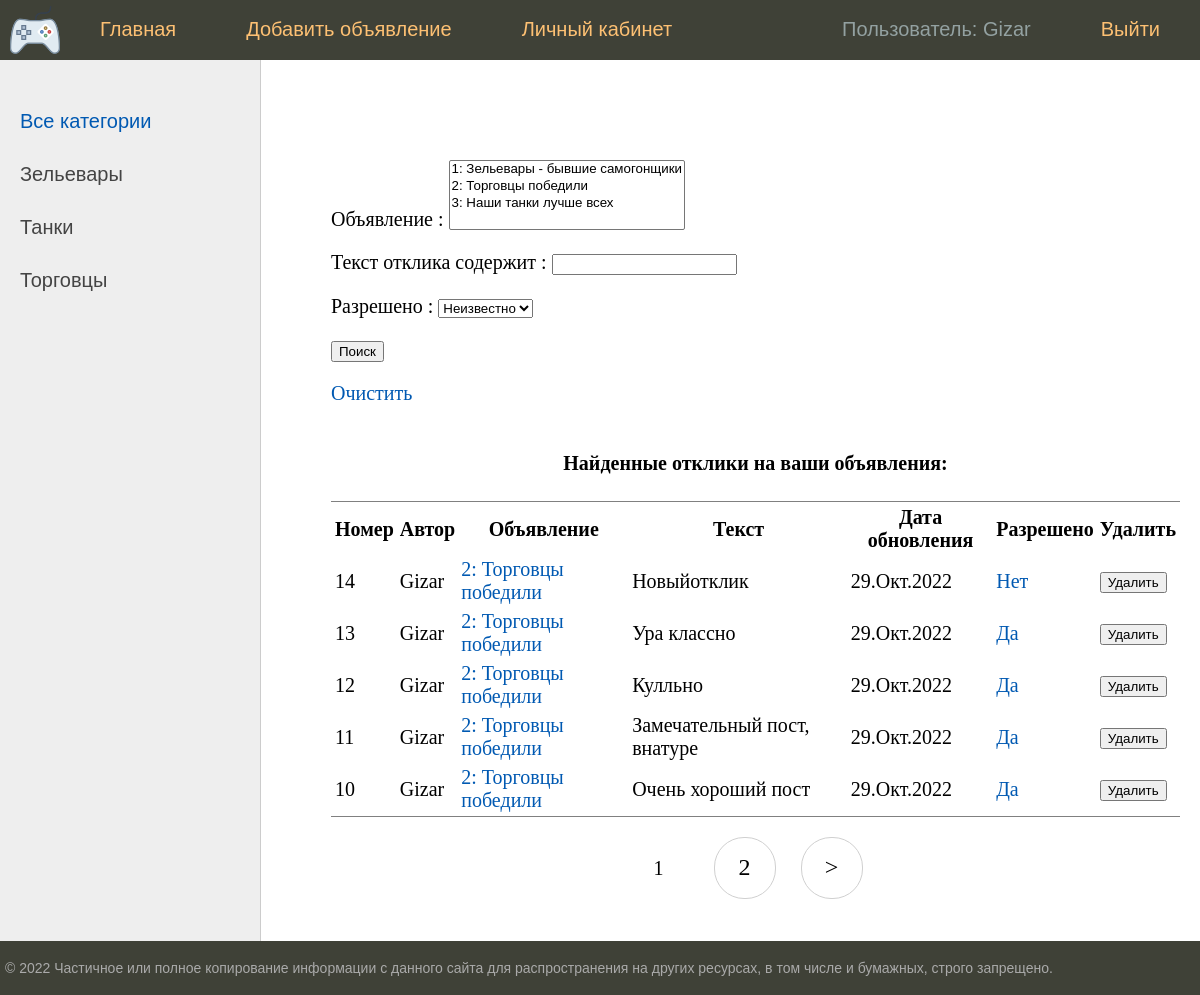
The page /lk/ (signed in) on the database its author committed.
### bboard/models.py (models this page shows, shortened)
class User(AbstractUser):
    email = models.EmailField(
        "email address",
        unique=True
    )
    email_verify = models.BooleanField(default=False)
    USERNAME_FIELD = "email"
    REQUIRED_FIELDS = ["username"]
    def __str__(self):
        return f'{self.username}'
    class Meta:
        verbose_name = 'Пользователь'
        verbose_name_plural = 'Пользователи'

class Category(models.Model):
    name = models.CharField(
        max_length=64,
        unique=True,
        verbose_name='Категория',
        help_text='Имя категории длинной не более 64 символов ',
    )
    slug = models.SlugField(max_length=255, unique=True, db_index=True, verbose_name="URL")
    def get_absolute_url(self):
        return reverse('category', kwargs={'cat_slug': self.slug})
    class Meta:
        verbose_name = 'Категория'
        verbose_name_plural = 'Категории'

class Reply(models.Model):
    user = models.ForeignKey('User', on_delete=models.CASCADE, verbose_name="Пользователь")
    post = models.ForeignKey('Post', on_delete=models.CASCADE, verbose_name="Пост")
    time_create = models.DateTimeField(auto_now_add=True)
    time_update = models.DateTimeField(auto_now=True)
    text = models.TextField(blank=True, verbose_name="Текс")
    is_approved = models.BooleanField(default=False, verbose_name="Разрешено")
    class Meta:
        verbose_name = 'Отклик'
        verbose_name_plural = 'Отклики'

class Post(models.Model):
    title = models.CharField(max_length=255, verbose_name="Заголовок")
    content = RichTextUploadingField(blank=True, default='', verbose_name="Текст")
    category = models.ForeignKey('Category', on_delete=models.PROTECT, verbose_name="Категория")
    user = models.ForeignKey('User', on_delete=models.CASCADE, verbose_name="Пользователь")
    photo = models.ImageField(upload_to="photos/%Y/%m/%d/", verbose_name="Фото заголовка", blank=True, null=True)
    time_create = models.DateTimeField(auto_now_add=True)
    time_update = models.DateTimeField(auto_now=True)
    is_created = models.BooleanField(default=True)
    slug = models.SlugField(max_length=255, unique=True, db_index=True, verbose_name="URL")
    is_published = models.BooleanField(default=True, verbose_name="Опубликовать")
    def __str__(self):
        return f"{self.id}: {self.title}"
    def get_absolute_url(self):
        return reverse('post', kwargs={'slug': self.slug})
    class Meta:
        verbose_name = 'Объявление'
        verbose_name_plural = 'Объявления'

### bboard/views.py (the view)
# urls.py: path('lk/', RepliesListSearchView.as_view(), name='replies_list_search'),
class RepliesListSearchView(DataMixin, ListView):
    model = Reply
    ordering = '-time_create'
    template_name = 'replies_search.html'
    context_object_name = 'finded_replies'
    paginate_by = 5
    def get_queryset(self):
        queryset = super().get_queryset()
        queryset = queryset.filter(post__user=self.request.user)
        self.filterset = PostFilter(self.request.GET, queryset)
        return self.filterset.qs
    def get_context_data(self, **kwargs):
        context = super().get_context_data()
        context['filterset'] = self.filterset
        c_def = self.get_user_context(title="Поиск откликов:")
        context = dict(list(context.items()) + list(c_def.items()))
        return context

### bboard/utils.py (called while the page is built)
    def get_user_context(self, **kwargs):
        context = kwargs
        categories = Category.objects.annotate(Count('post'))
        user_menu = menu.copy()
        if not self.request.user.is_authenticated:
            for i in range(3):
                user_menu.pop(1)
        else:
            user_menu.pop(4)
        context['menu'] = user_menu
        context['categories'] = categories
        if 'cat_selected' not in context:
            context['cat_selected'] = 0
        return context

### bboard/templates/bboard/replies_search.html (shortened to what this page needs)
{% extends 'base.html' %}
{% block content %}
<form action="" method="get">
    {{ filterset.form.as_p }}
    <input type="submit" value="Поиск" />
</form>
 <p><a href="{% url 'replies_list_search' %}">Очистить</a></p>
{% if finded_replies %}
    <table cellpadding="2" frame="hsides">
        <caption align="top"> <h4>Найденные отклики на ваши объявления:</h4></caption>
        <tr>
            <th>Номер</th>
            <th>Автор</th>
            <th>Объявление</th>
            <th>Текст</th>
            <th>Дата обновления</th>
            <th>Разрешено</th>
            <th>Удалить</th>
        </tr>
        {% for reply in finded_replies %}
        <tr>
            <td align="left">{{ reply.pk }}</td>
            <td align="left">{{ reply.user }}</td>
            <td align="left"><a href="{{ reply.post.get_absolute_url }}">{{ reply.post }}</a></td>
            <td align="left">{{ reply.text }}</td>
            <td>{{ reply.time_update|date:'d.M.Y' }}</td>
            <td>
                {% if reply.is_approved %}
                    <a href="{% url 'change_approved' reply.pk %}" title = 'Нажми, чтобы изменить значение на "Нет"'>Да</a>
                {% else %}
                    <a href="{% url 'change_approved' reply.pk %}" title = 'Нажми, чтобы изменить значение на "Да"'>Нет</a>
                {% endif%}
            </td>
            <td>
                <form action="{% url 'reply_delete' reply.pk %}" method="delete">
                    <button>Удалить</button>
                </form>
            </td>
        </tr>
        {% endfor %}
    </table>
{% else %}
    <h3>Ничего не найдено</h3>
{% endif %}
{% endblock content %}

### templates/base.html (shortened to what this page needs)
<!DOCTYPE html>
<html>
<head>
	{% load static %}
	{% load bboard_tags %}
	<link type="text/css" href="{% static 'bboard/css/styles.css' %}" rel="stylesheet" />
</head>
<body>
	<table class="table-page" border=0 cellpadding="0" cellspacing="0">
	<tr><td valign=top>
	{% block mainmenu %}
			<div class="header">
				<ul id="mainmenu" class="mainmenu">
					<li class="logo"><a href="{% url 'home' %}"><div class="logo"></div></a></li>
					{% for m in menu %}
						{% if not forloop.last %}
							<li><a href="{% url m.url_name %}">{{ m.title }}</a></li>
						{% else %}
							<li class="last"><a href="{% url m.url_name %}">{{ m.title }}</a></li>
						{% endif %}
					{% endfor %}
					{% if user.is_authenticated %}
						<li class="last" style="color: #93a1a1 ">Пользователь: {{ user }}</li>
					{% else %}
						<li class="last"><a href="{% url 'register' %}">Зарегистрироваться</a></li>
					{% endif %}
				</ul>
			</div>
	{% endblock mainmenu %}
	<table class="table-content" border=0 cellpadding="0" cellspacing="0">
	<tr>
		<td valign="top" class="left-chapters">
		<ul id="leftchapters">
			{% if cat_selected == 0 %}
				<li class="selected">Все категории</li>
			{% else %}
				<li><a href="{% url 'home' %}">Все категории</a></li>
			{% endif %}
			{% for c in categories %}
			{% if c.post__count > 0 %}
					{% if c.pk == cat_selected %}
						<li class="selected">{{c.name}}</li>
					{% else %}
						<li><a href="{{ c.get_absolute_url }}">{{c.name}}</a></li>
					{% endif %}
			{% endif %}
			{% endfor %}
		</ul>
	</td>
	<td valign="top" class="content">
		<div class="content-text">
			{% block content %}
			{% endblock %}
			<nav class="list-pages">
				<ul>
					{% for p in paginator.page_range %}
							   {% if page_obj.number == p %}
					<li class="page-num page-num-selected">{{ p }}</li>
							   {% elif p >= page_obj.number|add:-2 and p <= page_obj.number|add:2  %}
					<li class="page-num">
						<a href="?page={{ p }}">{{ p }}</a>
					</li>
							   {% endif %}
					{% endfor %}
					{% if page_obj.has_next %}
					<li class="page-num">
							 <a href="?page={{ page_obj.next_page_number }}">&gt;</a>
					</li>
					{% endif %}
				</ul>
			</nav>
		</div>
	</td></tr></table>
	</td></tr>
	<tr><td valign=top>
		<div id="footer">
			<p>&copy; 2022 Частичное или полное копирование информации с данного сайта для распространения на других ресурсах, в том числе и бумажных, строго запрещено.</p>
		</div>
	</td></tr></table>
</body>
</html>

### bboard/static/bboard/css/styles.css (style rules this page uses)
html, body { font-family: 'Arial'; margin: 0; padding: 0; height: 100%; width: 100%; color: #444; }
a { color: #0059b2; text-decoration: none; }
.table-page { width: 100%; height: 100%; vertical-align: top; }
.table-page tr { height: 100%; }
.header { background: #3F4137; height: 60px; }
.logo { background: url('../images/logo.png') no-repeat 10px 5px; width: 70px; height: 60px; }
ul.mainmenu { list-style: none; margin: 0; padding: 0; height: 60px; color: #fdc073; font-size: 20px; overflow: hidden; }
ul.mainmenu li { float: left; margin: 18px 40px 0 30px; }
ul.mainmenu li.logo { margin: 0; }
ul.mainmenu li.last { float: right; }
ul.mainmenu li a { color: #fdc073; text-decoration: none; }
.table-content { width: 100%; min-height: 100%; height: 100%; }
.left-chapters { margin: 0; background: #eee; border-right: 1px solid #ccc; min-height: 100%; }
.left-chapters ul { width: 230px; min-height: 100%; margin: 0; padding: 20px 10px 10px 20px; list-style: none; font-size: 20px; }
.left-chapters ul li { margin: 30px 0 0 0; color: #999; }
.left-chapters ul li.selected { color: #0059b2; }
.left-chapters ul li a { color: #444; text-decoration: none; }
.content { padding: 40px 20px 20px 40px; width: 100%; box-sizing: border-box; }
.content-text { margin: 60px 0 0 30px; color: #000; font-size: 20px; font-family: Yandex Sans Display Light; }
#footer { box-sizing: border-box; background: #3F4137; padding: 5px; color: #aaa; font-size: 14px; font-family: Verdana, Geneva, Arial, Helvetica; text-align: left; overflow: hidden; }
.list-pages { text-align: center; margin: 0 0 20px 0; }
.list-pages ul { margin: 20px 0 0 0; padding: 0; list-style: none; }
.list-pages ul li { display: inline-block; margin: 0 20px 0 0; }
.list-pages a { color: #000; font-size: 24px; text-decoration: none; }
.list-pages .page-num, .page-num-selected { display: inline-block; width: 60px; height: 44px; padding: 16px 0 0 0; border: 1px solid #d0d0d0; border-radius: 30px; }
.list-pages .page-num-selected { border: none; color: #000; font-size: 20px; }

### rows shown on the page
User: username "Gizar"
Category: name "Зельевары"
Category: name "Танки"
Category: name "Торговцы"
Reply: pk "14", user "Gizar", post "2: Торговцы победили", text "Новыйотклик", time_update "29.Окт.2022", is_approved "Нет"
Reply: pk "13", user "Gizar", post "2: Торговцы победили", text "Ура классно", time_update "29.Окт.2022", is_approved "Да"
Reply: pk "12", user "Gizar", post "2: Торговцы победили", text "Кулльно", time_update "29.Окт.2022", is_approved "Да"
Reply: pk "11", user "Gizar", post "2: Торговцы победили", text "Замечательный пост, внатуре", time_update "29.Окт.2022", is_approved "Да"
Reply: pk "10", user "Gizar", post "2: Торговцы победили", text "Очень хороший пост", time_update "29.Окт.2022", is_approved "Да"

### other values the page prints
{{ m.title }} "Главная" "Добавить объявление" "Личный кабинет"
{{ m.title }} "Выйти"
{{ p }} "1"
{{ p }} "2"
